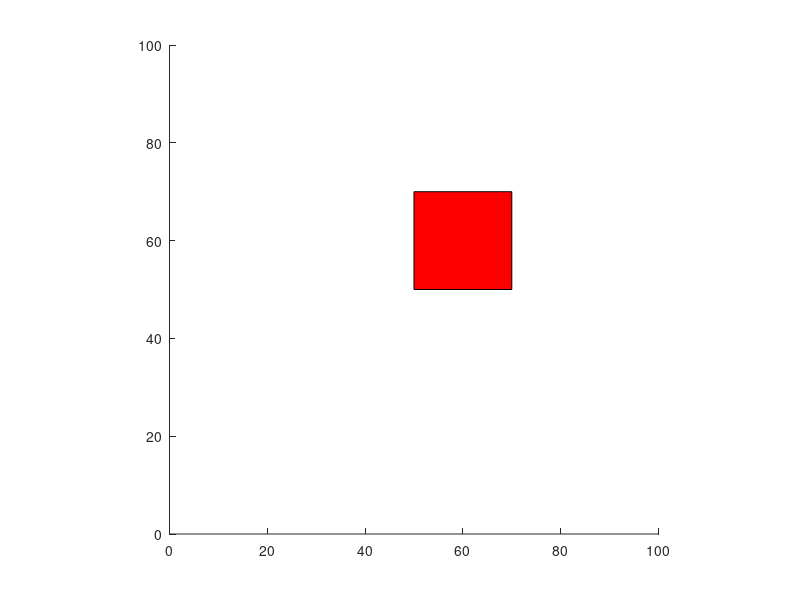

The MATLAB script that drew this image:
axis equal
w=[0 100];
h=[0 100];
axis([w h])

rect=rectangle('Position',[50 50 20 20],'facecolor','r');

move=[-5 -10 -5 0 5 10 5 0];
tic
while 1
for i=1:8
    axis([w+move(i) h+move(i)]);
    pause(0.05)
end
if toc>=2
    break
end
end